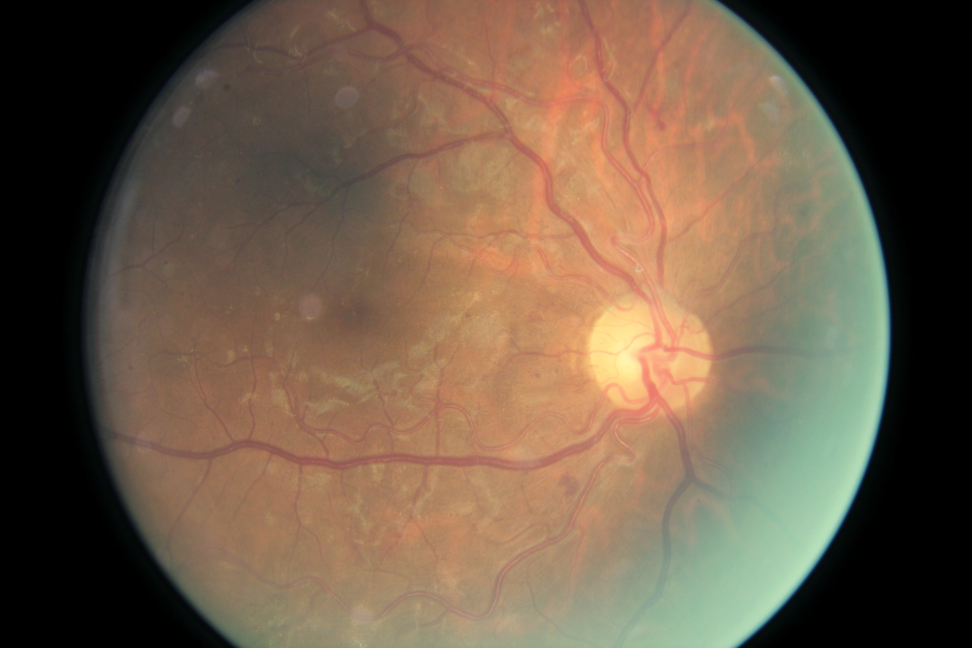
%> input picture batch1/10047_left.jpeg, 3888 x 2592 px (shown at 1/4 size); its folder holds 4 pictures in this run
$ octave preprocessing2.m   (GNU Octave 9; MATLAB toolbox functions it lacks are replaced by stand-ins)
%> lines starting %> are read from the running program, lines starting %| are printed output that depends on the picture; in (x1, y1, x2, y2) boxes, pixels count from 0 and x2, y2 are one past the last pixel; in counts of white or black regions, pixels touching at a corner belong together; the program's own positions count from 1
clc; clear all;
% https://www.mathworks.com/matlabcentral/fileexchange/50839-novel-retinal-vessel-segmentation-algorithm-fundus-images
cd 'M:/Documents/MATLAB/BME3053C/batch1'

% grayscale vs green component image

for i = 1:25
    ds_left = imageDatastore('*_left.jpeg');
    left_files = ds_left.Files;
    image = imread(left_files{i});
    grayImage = rgb2gray(image);
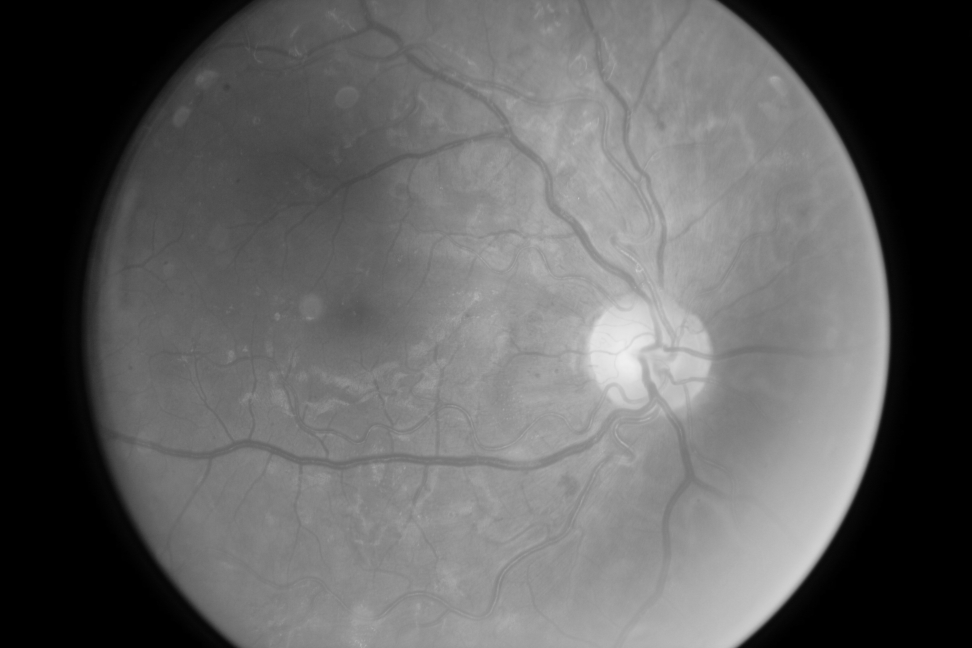
%> grayImage: size 2592x3888 uint8 (shown at 1/4 size); min 0, max 240, mean 96.1
    histAdjustedGray = adapthisteq(grayImage);
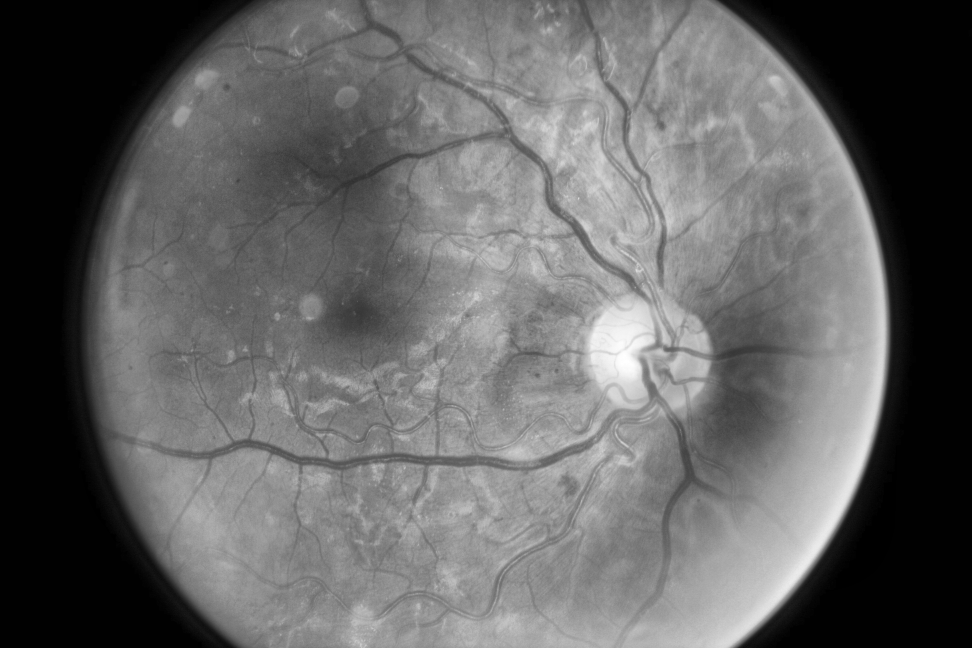
%> histAdjustedGray: size 2592x3888 uint8 (shown at 1/4 size); min 0, max 255, mean 98.9
    greenImage = image(:,:,2);
    histAdjustedGreen = adapthisteq(greenImage);
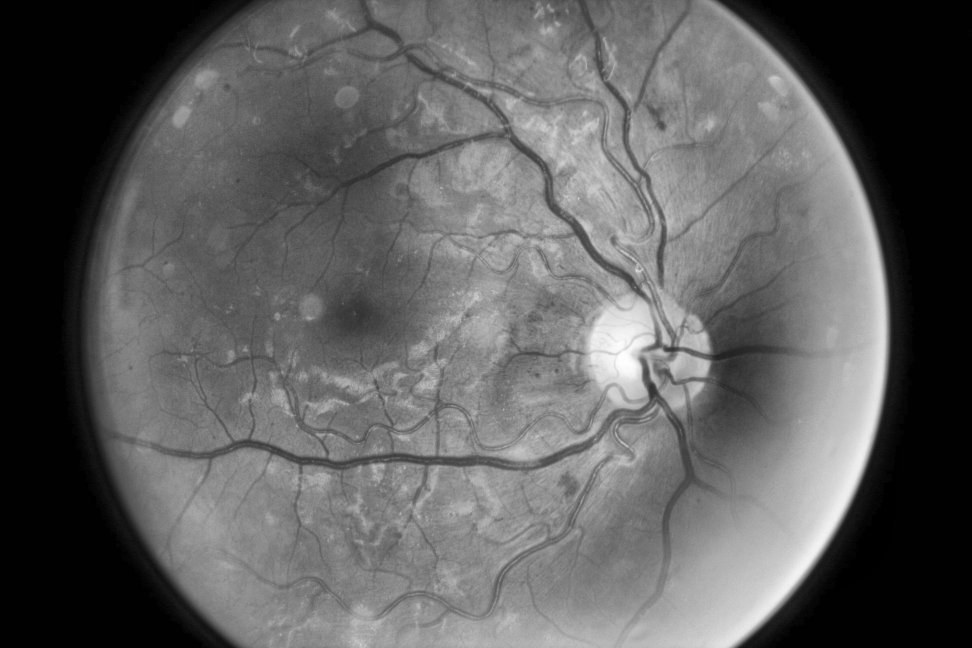
%> histAdjustedGreen: size 2592x3888 uint8 (shown at 1/4 size); min 0, max 255, mean 94.3
    redImage = image(:,:,2);
    histAdjustedRed = adapthisteq(redImage);
    diffImage = imsubtract(greenImage, histAdjustedGreen);
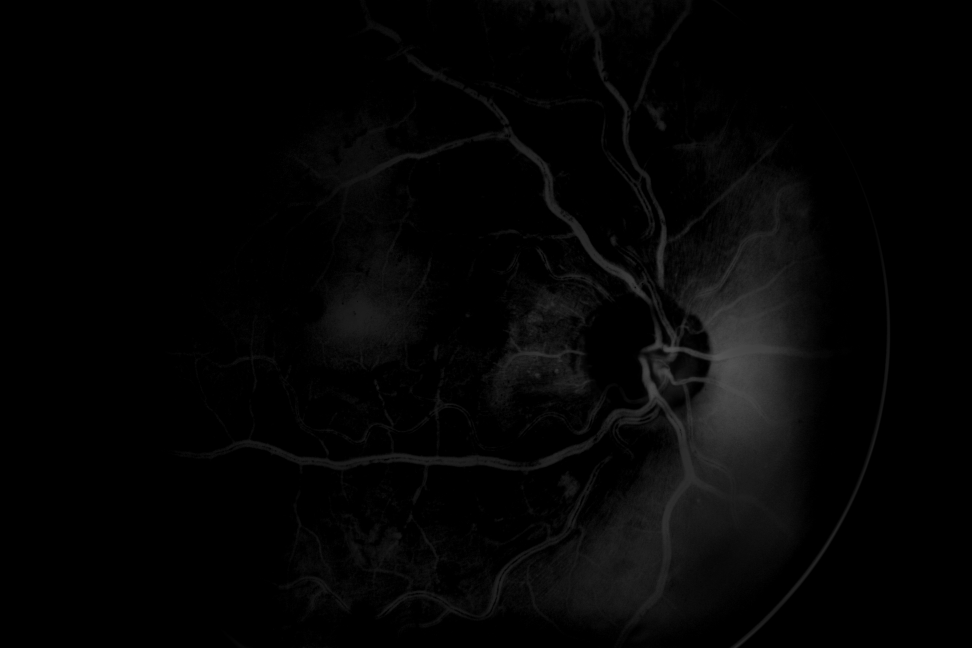
%> diffImage: size 2592x3888 uint8 (shown at 1/4 size); min 0, max 88, mean 4.7
    threshold = graythresh(diffImage);
%> threshold = 0.0588
    binarized = imbinarize(diffImage, threshold);
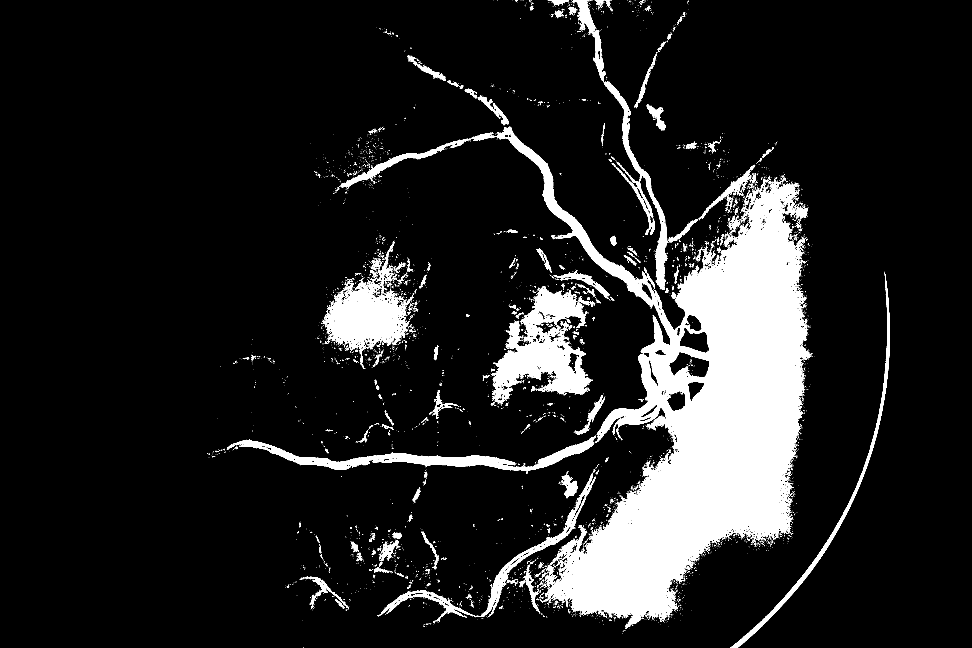
%> binarized: size 2592x3888 logical (shown at 1/4 size); 11.7% white; 6598 white regions (6045 under 20 px), largest, box (x1, y1, x2, y2) and area: (1983, 507, 3250, 2513) 822143, (1966, 1144, 2367, 1618) 77505, (1298, 1126, 1638, 1420) 51609
    imshowpair(binarized, histAdjustedGreen, 'montage');
end
%> pass 2 of the loop `for i = 1:25`:
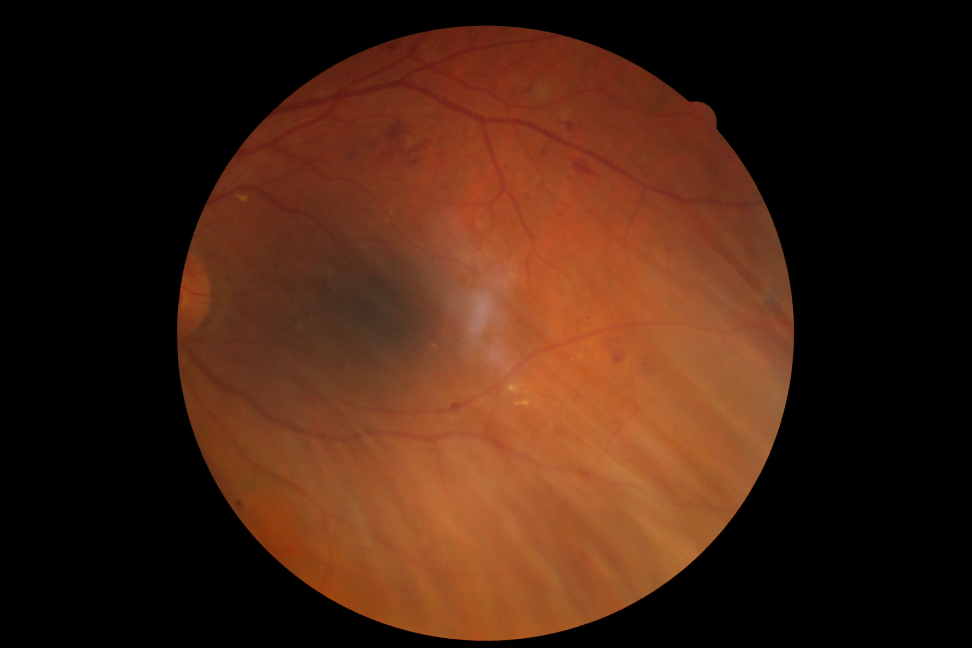
%> input picture batch1/1008_left.jpeg, 3888 x 2592 px (shown at 1/4 size)
%> `greenImage = image(:,:,2);`:
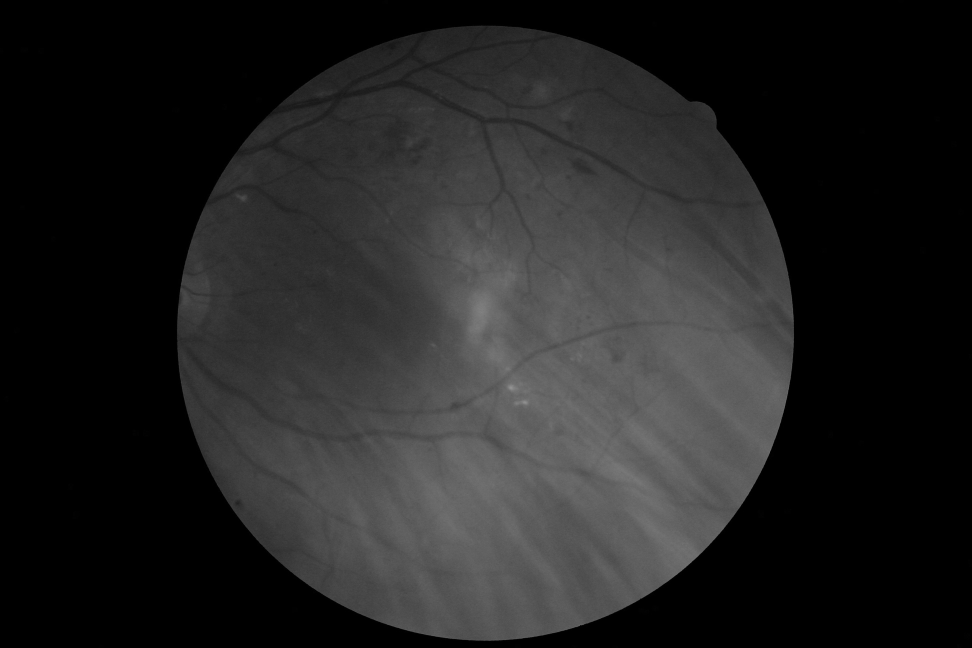
%> greenImage: size 2592x3888 uint8 (shown at 1/4 size); min 0, max 157, mean 34.2
%> `histAdjustedGreen = adapthisteq(greenImage);`:
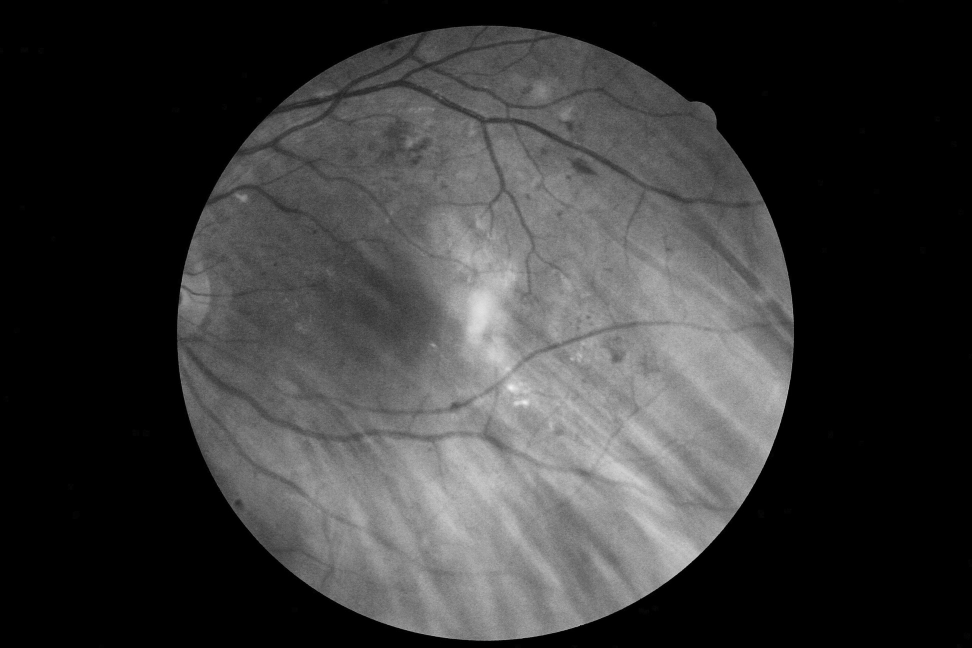
%> histAdjustedGreen: size 2592x3888 uint8 (shown at 1/4 size); min 0, max 255, mean 56.1
%> threshold = 0.00392
%> (the run ends here)
